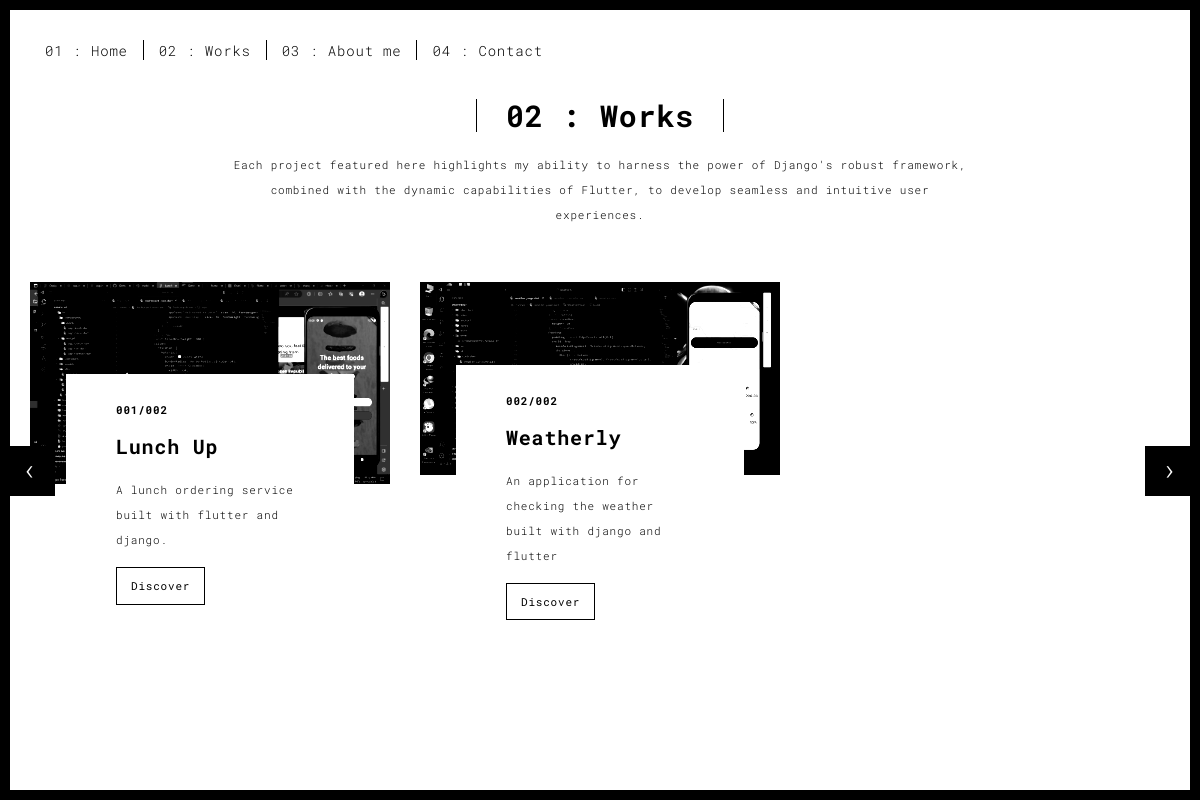
The app's page /works/ with its own data.
### main/models.py (models this page shows, shortened)
class Work(models.Model):
    name = models.CharField(max_length=200, null=True, blank=True)
    description = models.CharField(max_length=200, null=True, blank=True)
    work_image = models.ImageField(upload_to='uploads/')
    work_number = models.IntegerField()

### main/views.py (the view)
# urls.py: path('works/', views.works, name='works'),
def works(request):
    title = "Works"
    works = Work.objects.all()
    work_groups = [works[i:i + 3] for i in range(0, len(works), 3)]
    work_count = works.count()
    context = {"title":title, "work_groups":work_groups, "work_count":work_count}
    return render(request, 'works.html', context)

### main/templates/works.html (shortened to what this page needs)
{% extends "dashbase.html" %}
{% load static %}
{% block content %}
<div class="section-container">
    <div class="container">
      <div class="row">
        <div class="col-sm-8 col-sm-offset-2 section-container-spacer">
          <div class="text-center">
            <h1 class="h2">02 : Works</h1>
            <p>Each project featured here highlights my ability to harness the power of Django's robust framework, combined with the dynamic capabilities of Flutter, to develop seamless and intuitive user experiences.</p>
          </div>
        </div>
        <div class="col-md-12">
        <div id="myCarousel" class="carousel slide projects-carousel">
          <div class="carousel-inner">
            {% for work_group in work_groups %}
              <div class="item {% if forloop.first %} active{% endif %}">
                <div class="row">
                  {% for work in work_group %}
                  <div class="col-sm-4">
                    <a href="{% url "work" work.id %}" title="" class="black-image-project-hover">
                    </a>
                    <div class="card-container card-container-lg">
                      <h4>00{{work.work_number}}/00{{work_count}}</h4>
                      <h3>{{work.name}}</h3>
                      <p>{{work.description}}</p>
                      <a href="{% url "work" work.id %}" title="" class="btn btn-default">Discover</a>
                    </div>
                  </div>
                  {% endfor %}
                </div>
            </div>
            {% endfor %}
          </div>
          <a class="left carousel-control" href="#myCarousel" data-slide="prev">‹</a>
          <a class="right carousel-control" href="#myCarousel" data-slide="next">›</a>
       </div>
      </div>
      </div>
    </div>
  </div>
{% endblock content %}

### records on screen
Work: work_number "1", work_count "2", name "Lunch Up", description "A lunch ordering service built with flutter and django."
Work: work_number "2", work_count "2", name "Weatherly", description "An application for checking the weather built with django and flutter"
